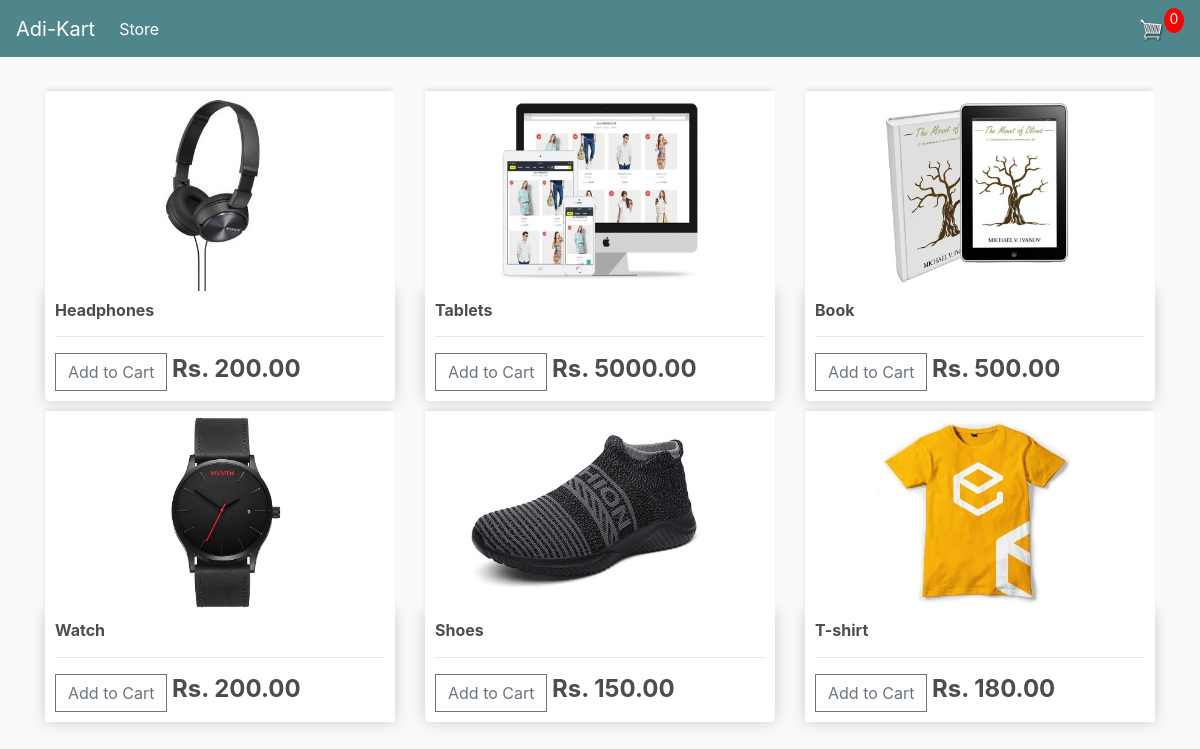
The page / on the database its author committed.
### store/models.py (models this page shows, shortened)
class Product(models.Model):
    name = models.CharField(max_length=200)
    price = models.DecimalField(max_digits = 7, decimal_places = 2)
    digital = models.BooleanField(default=False, null=True, blank=False)
    image = models.ImageField(null=True, blank=True)
    @property # a decorator to handle error if no image is found in images , it would give empty field if no image is found
    def imageURL(self):
        try:
            url = self.image.url
        except:
            url = ''
        return url

### store/views.py (the view)
# urls.py: path('', include('store.urls')),# here string empty to handle url routing
def store(request):
	data = cartData(request)
	cartItems = data['cartItems']
	order = data['order']
	items = data['items']
	products = Product.objects.all()
	context = {'products':products, 'cartItems':cartItems}
	return render(request, 'store/store.html', context)

### store/utils.py (called while the page is built, shortened)
def cookieCart(request):
	try:
		cart = json.loads(request.COOKIES['cart'])
	except:
		cart = {}
	print('CART:', cart)
	items = []
	order = {'get_cart_total':0, 'get_cart_items':0, 'shipping':False}
	cartItems = order['get_cart_items']
	return {'cartItems':cartItems ,'order':order, 'items':items}

def cartData(request):
	if request.user.is_authenticated:
		customer = request.user.customer
		order, created = Order.objects.get_or_create(customer=customer, complete=False)
		items = order.orderitem_set.all()
		cartItems = order.get_cart_items
	else:
		cookieData = cookieCart(request)
		cartItems = cookieData['cartItems']
		order = cookieData['order']
		items = cookieData['items']
	return {'cartItems':cartItems ,'order':order, 'items':items}

### store/Templates/store/store.html
{% extends 'store/main.html' %}
{% load static %}
{% block content %}
	<div class="row">
		{% for product in products %}
		<div class="col-lg-4">
			<img class="thumbnail" src="{{product.imageURL}}">
			<div class="box-element product">
				<h6><strong>{{product.name}}</strong></h6>
				<hr>
				<button data-product = "{{product.id}}" data-action="add" class="btn btn-outline-secondary add-btn update-cart">Add to Cart</button>
				<h4 style="display: inline-block; float: none"><strong>Rs. {{product.price}}</strong></h4>
			</div>
		</div>
		{% endfor %}
	</div>
{% endblock content %}

### store/Templates/store/main.html (shortened to what this page needs)
<!DOCTYPE html>
{% load static %}
<html>
<head>
    <link rel="stylesheet" href="https://stackpath.bootstrapcdn.com/bootstrap/4.4.1/css/bootstrap.min.css">
    <link rel="stylesheet" type="text/css" href="{% static 'css/C:\Users\Hp-D\E-commerce\Ecommerce\static\css\main.css' %}">
  </head>
<body>
    <nav class="navbar navbar-expand-lg navbar-dark bg-dark">
        <a class="navbar-brand" href="{% url 'store' %}">Adi-Kart</a>
        <div class="collapse navbar-collapse" id="navbarSupportedContent">
          <ul class="navbar-nav mr-auto">
            <li class="nav-item active">
              <a class="nav-link" href="{% url 'store' %}">Store <span class="sr-only">(current)</span></a>
            </li>
          </ul>
          <div class="form-inline my-2 my-lg-0">
            <a href="{% url 'cart' %}">
                <img  id="cart-icon" src="{% static 'images/cart.png' %}">
            </a>
            <p id="cart-total">{{cartItems}}</p>
          </div>
        </div>
      </nav>
     <div class="container">
        <br>
        {% block content %}{% endblock content %}
    </div>
  </body>
</html>

### static/css/main.css (style rules this page uses)
body { background-color: hsl(0, 0%, 98%); }
h1,h2,h3,h4,h5,h6 { color:hsl(0, 0%, 30%); }
.box-element { box-shadow:hsl(0, 0%, 80%) 0 0 16px; background-color: #fff; border-radius: 4px; padding: 10px; }
.thumbnail { width: 100%; height: 200px; -webkit-box-shadow: -1px -3px 5px -2px rgba(214,214,214,1); -moz-box-shadow: -1px -3px 5px -2px rgba(214,214,214,1); box-shadow: -1px -3px 5px -2px rgba(214,214,214,1); }
.product { border-radius: 0 0 4px 4px; }
.bg-dark { background-color: #4f868c!important; }
#cart-icon { width:25px; display: inline-block; margin-left: 15px; }
#cart-total { display: block; text-align: center; color:#fff; background-color: red; width: 20px; height: 25px; border-radius: 50%; font-size: 14px; }
.col-lg-4, .col-lg-6, .col-lg-8, .col-lg-12 { margin-top: 10px; }
.btn { border-radius: 0; }

### rows shown on the page
Product: imageURL (picture), name "Headphones", price "200.00"
Product: imageURL (picture), name "Tablets", price "5000.00"
Product: imageURL (picture), name "Book", price "500.00"
Product: imageURL (picture), name "Watch", price "200.00"
Product: imageURL (picture), name "Shoes", price "150.00"
Product: imageURL (picture), name "T-shirt", price "180.00"

### other values the page prints
{{ cartItems }} "0"
